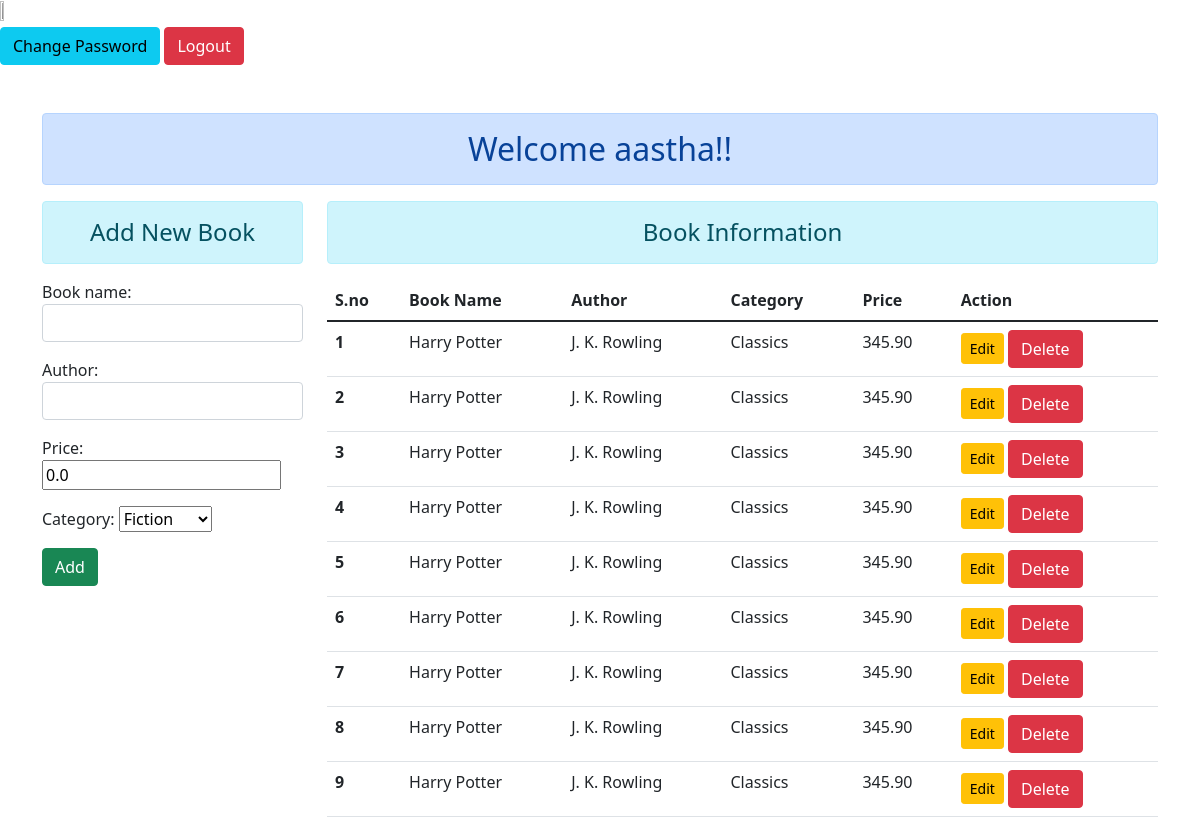
/addandshow/ (signed in), run on an earlier commit of the app's database.
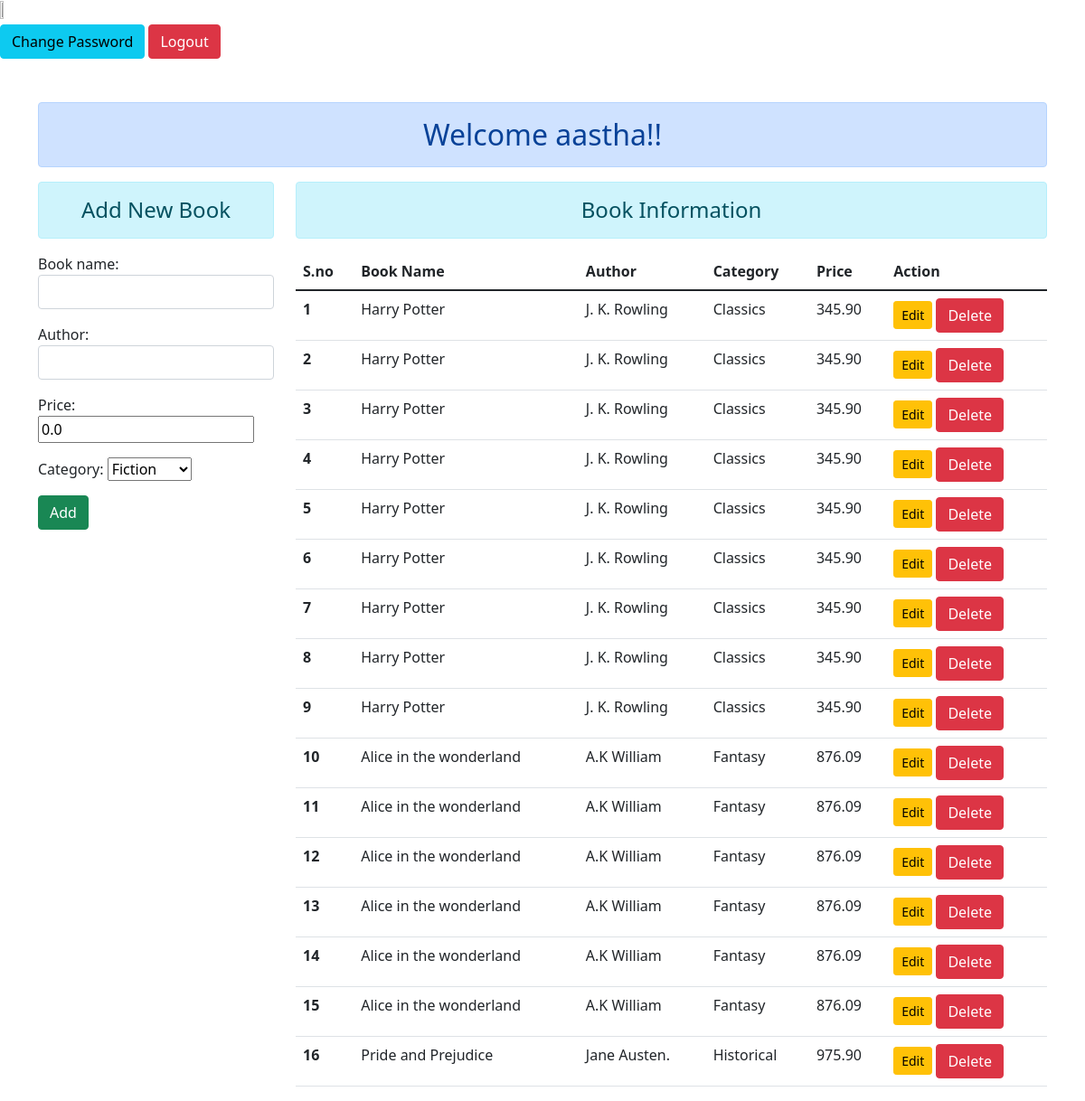
And on a later commit of the database.
### authentication/models.py (models this page shows)
class Books(models.Model):
    book_name = models.CharField(max_length=250,default='')
    category = models.CharField(max_length=100, choices=STATUS_CHOICES,default=False)
    author = models.CharField(max_length=30,default='')
    price = models.DecimalField(max_digits=6, decimal_places=2,default =0.00)

### authentication/views.py (the view)
# urls.py: path('addandshow/',views.add_show, name="addandshow"),
def add_show(request):
    if request.user.is_authenticated:
        if request.method == 'POST':
            fm = BooksRegistration(request.POST)
            if fm.is_valid():
                nm = fm.cleaned_data['book_name']
                em = fm.cleaned_data['author']
                am = fm.cleaned_data['published_on']
                sm = fm.cleaned_data['category']
                pn = fm.cleaned_data['price']
                reg = Books(book_name = nm, author=em,published_on =am,category=sm,price=pn)
                reg.save()
                return HttpResponseRedirect("/login/")
        else:
            fm = BooksRegistration()
        led = Books.objects.all()
        return render(request, 'authentication/addandshow.html',{'form':fm ,'ld':led , 'name':request.user})
    else:
        return HttpResponseRedirect('/login/')

### authentication/forms.py
class BooksRegistration(forms.ModelForm):
    class Meta:
        model = Books
        fields = ['book_name','author','price','category']
        widgets = {
            'book_name':forms.TextInput(attrs={'class':'form-control'}),
            'author':forms.TextInput(attrs={'class':'form-control'}),
            'published_on': forms.DateTimeInput(attrs={'type': 'datetime-local'}),
        }

### authentication/templates/authentication/addandshow.html (shortened to what this page needs)
{% extends 'authentication/base.html' %}
{% block content %}
<div class="row">
    <div class="col-sm-3">
        <h4 class="text-center alert alert-info"> Add New Book</h4>
        <form action="" method="POST">
        {{form.as_p}}
        <input type="submit" class="btn btn-success" value="Add">
        </form>
    </div>
    <div class="col-sm-9 ">
        <h4 class ="text-center alert alert-info"> Book Information</h4>
        {% if ld %}
          <table class="table table-hover">
            <thead>
              <tr>
                <th scope="col">S.no</th>
                <th scope="col">Book Name</th>
                <th scope="col">Author</th>
                <th scope="col">Category</th>
                <th scope="col">Price</th>
                <th scope="col">Action</th>
              </tr>
            </thead>
            <tbody>
              {% for l in ld %}
              <tr>
                <th scope="row">{{l.id}}</th>
                <td>{{l.book_name}}</td>
                <td>{{l.author}}</td>
                <td>{{l.category}}</td>
                <td>{{l.price}}</td>
                <td>
                  <a href="{% url 'updatedata' l.id %}" class="btn btn-warning btn-sm">Edit</a>
                  <form action="{% url 'deletedata' l.id %}" method="post" class="d-inline">
                    <input type="submit" class ="btn btn-danger" value="Delete">
                  </form>
                </td>
              </tr>
              {% endfor%}
            </tbody>
          </table>
        {% else %}
          <h4 class="text-center alert alert-warning">No Records Found</h4>
        {% endif %}
    </div>
</div>
{% endblock content %}

What changed in the data, as far as the page shows it:
added Books: id "10", book_name "Alice in the wonderland", author "A.K William", category "Fantasy", price "876.09"
added Books: id "11", book_name "Alice in the wonderland", author "A.K William", category "Fantasy", price "876.09"
added Books: id "12", book_name "Alice in the wonderland", author "A.K William", category "Fantasy", price "876.09"
added Books: id "13", book_name "Alice in the wonderland", author "A.K William", category "Fantasy", price "876.09"
added Books: id "14", book_name "Alice in the wonderland", author "A.K William", category "Fantasy", price "876.09"
added Books: id "15", book_name "Alice in the wonderland", author "A.K William", category "Fantasy", price "876.09"
added Books: id "16", book_name "Pride and Prejudice", author "Jane Austen.", category "Historical", price "975.90"
